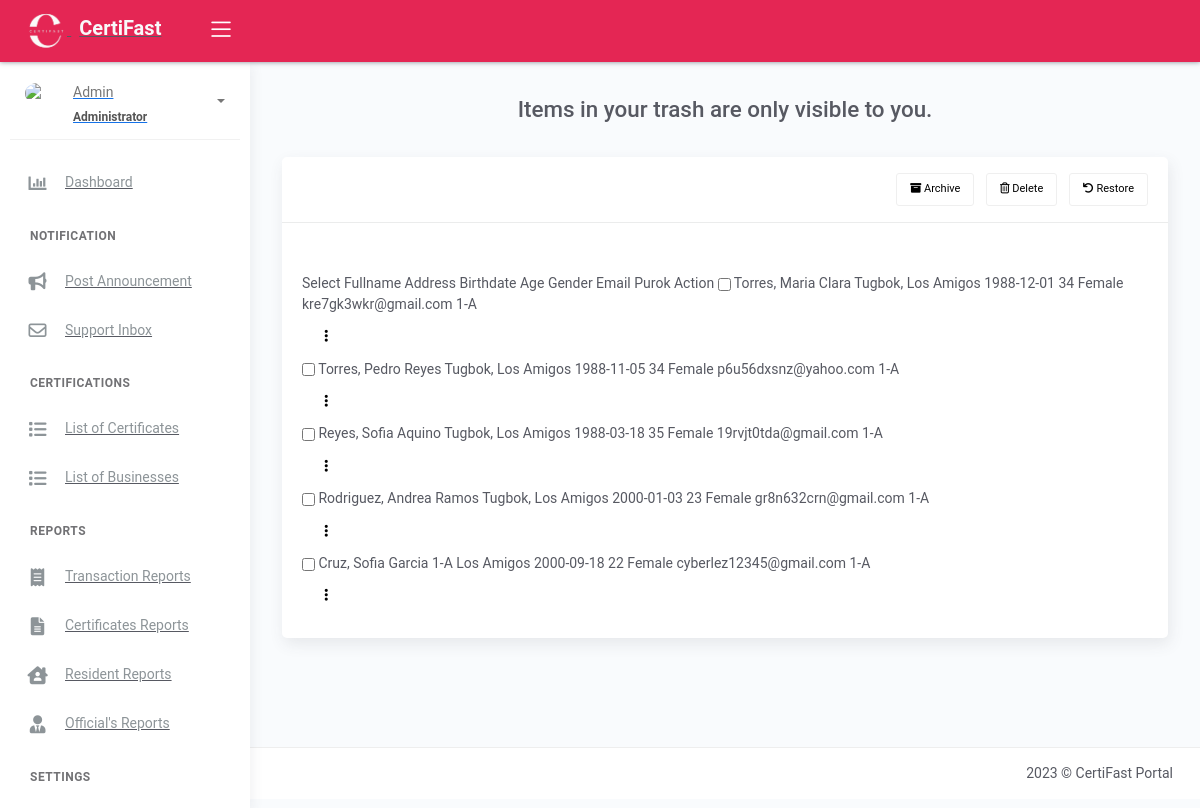
The app's page /archive_files.php (signed in) with its own data.
### tables this page shows
CREATE TABLE `tblpurok_records` (
  `id` int(11) NOT NULL AUTO_INCREMENT,
  `national_id` varchar(100) DEFAULT NULL,
  `citizenship` varchar(50) DEFAULT NULL,
  `picture` text DEFAULT NULL,
  `firstname` varchar(50) DEFAULT NULL,
  `middlename` varchar(50) DEFAULT NULL,
  `lastname` varchar(50) DEFAULT NULL,
  `address` varchar(20) DEFAULT NULL,
  `birthplace` varchar(80) DEFAULT NULL,
  `birthdate` date DEFAULT NULL,
  `age` int(11) DEFAULT NULL,
  `civilstatus` varchar(20) DEFAULT NULL,
  `gender` varchar(20) DEFAULT NULL,
  `purok` varchar(50) DEFAULT NULL,
  `voterstatus` varchar(20) DEFAULT NULL,
  `taxno` varchar(30) DEFAULT NULL,
  `phone` varchar(50) DEFAULT NULL,
  `email` varchar(50) DEFAULT NULL,
  `occupation` varchar(100) DEFAULT NULL,
  `remarks` text DEFAULT NULL,
  `resident_type` int(11) DEFAULT 1,
  `purpose` text DEFAULT NULL,
  `residency_status` varchar(50) NOT NULL,
  PRIMARY KEY (`id`)
);

CREATE TABLE `tbl_user_admin` (
  `id` int(11) NOT NULL AUTO_INCREMENT,
  `fullname` varchar(50) NOT NULL,
  `username` varchar(50) DEFAULT NULL,
  `purok` varchar(50) NOT NULL,
  `password` varchar(100) DEFAULT NULL,
  `user_type` varchar(20) DEFAULT NULL,
  `avatar` text DEFAULT NULL,
  `created_at` timestamp NOT NULL DEFAULT current_timestamp(),
  PRIMARY KEY (`id`)
);

### archive_files.php (the view, shortened to what this page needs)
<?php
include 'server/server.php';
$username = $_SESSION["username"];
$sql = "SELECT *, r.id AS id FROM tblpurok_records AS r JOIN tbl_user_admin AS a ON r.purok = a.purok WHERE a.username = ?";
$stmt = $conn->prepare($sql);
$stmt->bind_param("s", $username);
$stmt->execute();
$result = $stmt->get_result();
$resident = array();
while ($row = $result->fetch_assoc()) {
    $resident[] = $row;
}
?>
<!DOCTYPE html>
<html lang="en">
<head>
	<?php include 'templates/header.php' ?>
</head>
<body>
	<div class="wrapper">
		<?php include 'templates/main-header.php' ?>
		<?php include 'templates/sidebar.php' ?>
		<div class="main-panel mt-2">
			<div class="content">
				<div class="panel-header">
                    <h1 class="text-center mt-4" style="font-size: 160%;">Items in your trash are only visible to you.</h1>
                    <div class="page-inner">
                        <div class="row">
                            <div class="col-md-12">
                                <div class="card">
                                    <div class="card-header md-2">
                                        <div class="card-head-row">
                                            <?php if(isset($_SESSION['username'])):?>
                                                <div class="card-tools">
                                                    <a href="model/export_purok.php" class="btn btn-light btn-border btn-sm">
                                                        <i class="fa-solid fa-box-archive"></i>
                                                        Archive
                                                    </a>
                                                    <a href="model/export_purok.php" class="btn btn-light btn-border btn-sm ml-2">
                                                        <i class="fa-regular fa-trash-can"></i>
                                                        Delete
                                                    </a>
                                                    <a href="model/export_purok.php" class="btn btn-light btn-border btn-sm ml-2">
                                                        <i class="fa-solid fa-arrow-rotate-left"></i>
                                                        Restore
                                                    </a>
                                                </div>
                                            <?php endif?>
                                        </div>
                                    </div>
                                    <div class="card-body">
                                        <div class="table-responsive">
                                                <thead>
                                                    <tr>
                                                        <th scope="col"> Select</th>
                                                        <th scope="col">Fullname</th>
                                                        <th scope="col">Address</th>
                                                        <th scope="col">Birthdate</th>
                                                        <th scope="col">Age</th>
                                                        <th scope="col">Gender</th>
                                                        <th scope="col">Email</th>
                                                        <th scope="col">Purok</th>
                                                        <?php if(isset($_SESSION['username'])):?>
                                                        <th class="text-center" scope="col">Action</th>
                                                        <?php endif ?>
                                                    </tr>
                                                </thead>
                                                <tbody>
                                                <?php if (!empty($resident)): ?>
                                                    <?php $no = 1; foreach ($resident as $row): ?>
                                                    <tr>
                                                        <td class="text-center">
                                                            <input class="btn btn-danger btn-border btn-round btn-lg" type="checkbox">
                                                        </td>
                                                        <td>
                                                            <?= ucwords($row['lastname'].', '.$row['firstname'].' '.$row['middlename']) ?>
                                                        </td>
                                                        <td><?= $row['address'] ?></td>
                                                        <td><?= $row['birthdate'] ?></td>
                                                        <td><?= $row['age'] ?></td>
                                                        <td><?= $row['gender'] ?></td>
                                                        <td><?= $row['email'] ?></td>
                                                        <td><?= $row['purok'] ?></td>
                                                        <?php if(isset($_SESSION['username'])):?>
                                                        <td class="text-center">
                                                            <div class="input-group">
                                                              <div class="input-group-append">
                                                                <button class="btn btn-light btn-round" type="button" data-toggle="dropdown" aria-haspopup="true" aria-expanded="false"><i class="fa-solid fa-ellipsis-vertical"></i></button>
                                                              </div>
                                                            </div>
                                                        </td>
                                                        <?php endif ?>
                                                    </tr>
                                                    <?php $no++; endforeach ?>
                                                <?php endif ?>
                                            </tbody>
                                    </div>
                                </div>
                            </div>
                        </div>
                    </div>
                </div>
            </div>
        </div>
        <?php include 'templates/main-footer.php' ?>
    </div>
</body>
</html>

### records on screen
tblpurok_records: lastname+firstname+middlename "Torres, Maria Clara", address "Tugbok, Los Amigos", birthdate "1988-12-01", age "34", gender "Female", email "kre7gk3wkr@gmail.com", tbl_user_admin.purok "1-A"
tblpurok_records: lastname+firstname+middlename "Torres, Pedro Reyes", address "Tugbok, Los Amigos", birthdate "1988-11-05", age "34", gender "Female", email "p6u56dxsnz@yahoo.com", tbl_user_admin.purok "1-A"
tblpurok_records: lastname+firstname+middlename "Reyes, Sofia Aquino", address "Tugbok, Los Amigos", birthdate "1988-03-18", age "35", gender "Female", email "19rvjt0tda@gmail.com", tbl_user_admin.purok "1-A"
tblpurok_records: lastname+firstname+middlename "Rodriguez, Andrea Ramos", address "Tugbok, Los Amigos", birthdate "2000-01-03", age "23", gender "Female", email "gr8n632crn@gmail.com", tbl_user_admin.purok "1-A"
tblpurok_records: lastname+firstname+middlename "Cruz, Sofia Garcia", address "1-A Los Amigos", birthdate "2000-09-18", age "22", gender "Female", email "cyberlez12345@gmail.com", tbl_user_admin.purok "1-A"

### other values on screen
$_SESSION['username'] "Admin"
$role "Administrator"
